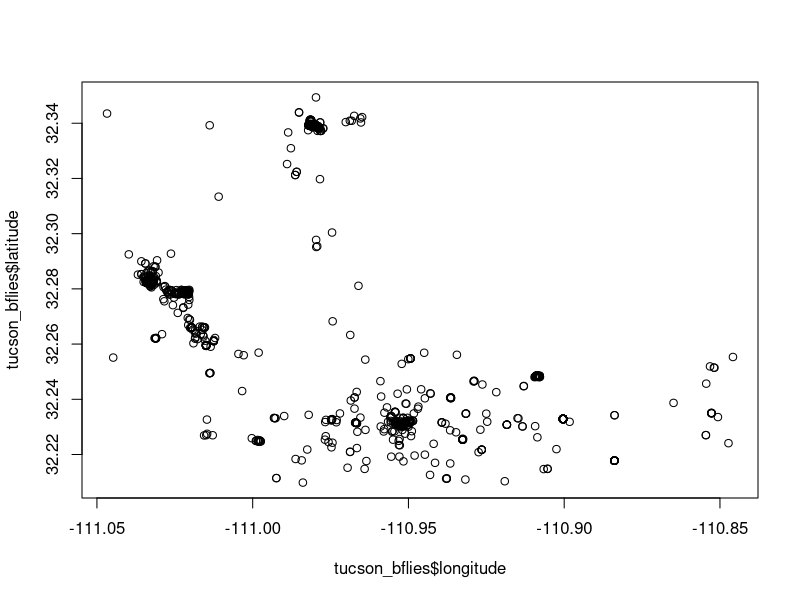

Reproduce this figure in R.
# Data Cleaning of Tucson iNaturalist Data
# Kathleen L Prudic
# klprudic@arizona.edu
# created 2020-08-09

# Remove wonton variables 
rm(list = ls())

# Load additional packages
library(tidyverse)
library(lubridate)

# Load data 
arizona_bflies <- read_csv(file = "data/2015-2019-iNat-Arizona.csv")

# Filter to 2015-2019
arizona_bflies <- arizona_bflies %>%
  filter(year(observed_on) %in% c(2015:2019))

# Filter to Tucson latitude and longitute
# rectangle 1: 32.351802, 32.209744, -110.962849, -111.046889 
# rectangle 2: 32.260557, 32.209744, -110.841198, -110.962849    
tucson_bflies <- arizona_bflies %>% 
  mutate(rectangle1 = if_else(condition = between(latitude, 32.209744, 32.351802) &
                                between(longitude, -111.046889, -110.962849), 
                              true = TRUE, false = FALSE), 
         rectangle2 = if_else(condition = between(latitude, 32.209744, 32.260557) &
                                between(longitude, -110.962849, -110.841198), 
                              true = TRUE, false = FALSE)) %>%
  mutate(tucson = rectangle1 | rectangle2)

tucson_bflies <- tucson_bflies %>%
  filter(tucson == TRUE) %>%
  select(-rectangle1, -rectangle2, -tucson)

# stamen maps timing out, just use base R
plot(x = tucson_bflies$longitude, 
     y = tucson_bflies$latitude)

# Create table of unique species by families, save to file for later use
# data/inat-species-unreconciled.csv

# Reconcile taxonomy (to be done later)

# Create table of reconciled species by families, save to file for later use
# data/inat-species-reconciled.csv

# Calculate species richness by year, save to file for later use
# data/inat-species-richness-annual.csv

# Calculate average species accumulation through time 2015-2019

# Plot average species accumualation through time

# Plot Tucson observations on map
# library(ggplot2)
# library(ggmap)
# 
# map_bounds <- c(floor(min(tucson_bflies$longitude)),
#                 floor(min(tucson_bflies$latitude)),
#                 ceiling(max(tucson_bflies$longitude)),
#                 ceiling(max(tucson_bflies$latitude)))
# names(map_bounds) <- c("left", "bottom", "right", "top")
# 
# tucson_map <- get_map(location = map_bounds, 
#                   source = "stamen", force = TRUE, 
#                   maptype = "terrain-lines", # toner-lite
#                   color = "bw")

# obs_map <- ggmap(tucson_map) +
#   geom_point(data = tucson_bflies, mapping = aes(x = longitude, y = latitude), size = 3)
# print(obs_map)
